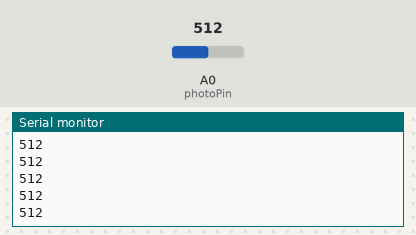
Bench run of a sketch on a simulated Arduino Uno, built with avr-gcc and run on an emulated ATmega328P. Parts: the last lines printed to the serial monitor. The inputs (shaded band) are chosen by the test bench; at power-on: A0 (photoPin) = 512.

Above: at 1.2 s.
1.3 s: A0 (photoPin) set to 716
At 1.8 s:
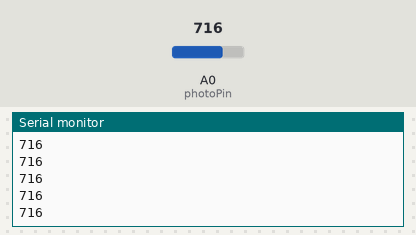
2.8 s: A0 (photoPin) set to 900
At 3.3 s:
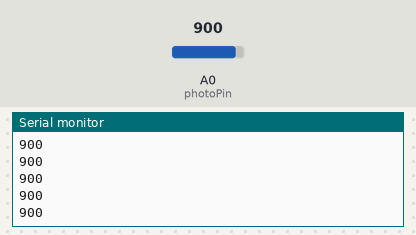
Timing chart, 0 to 5.8 s (numbered marks = the images above; inputs shaded):
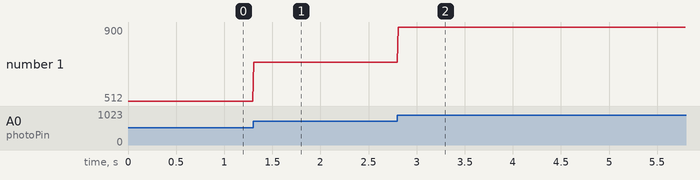

The sketch:

CalibratePhotoresistor.ino
```cpp
// Author: Blake Freer
// May 30, 2021

/* Instructions
 *  Set up the photoresistor and LED. Keep the LED off
 *  Run this file on the photoresistor Arduino
 *  Open Serial Monitor and set baud to 57600
 *  Determine the stable value of the photoresistor under ambient conditions
 *  In Receive.ino, set backgroundLightLevel to this value
 */

int photoPin = 0;

int lightValue = 0;

void setup() {
    Serial.begin(57600);
}

void loop() {

    // Read the light value from the photoresistor
    lightValue = analogRead(photoPin);
    // Print the value to the screen
    Serial.println(lightValue);

    delay(10);

}
```

Measured:
- after the input at 1.3 s, the serial monitor: prints a new line at once (image 1)
- after the input at 2.8 s, the serial monitor: prints a new line at once (image 2)
- plotted number 1: 512 → 716 after the input at 1.3 s, 716 → 900 after the input at 2.8 s
